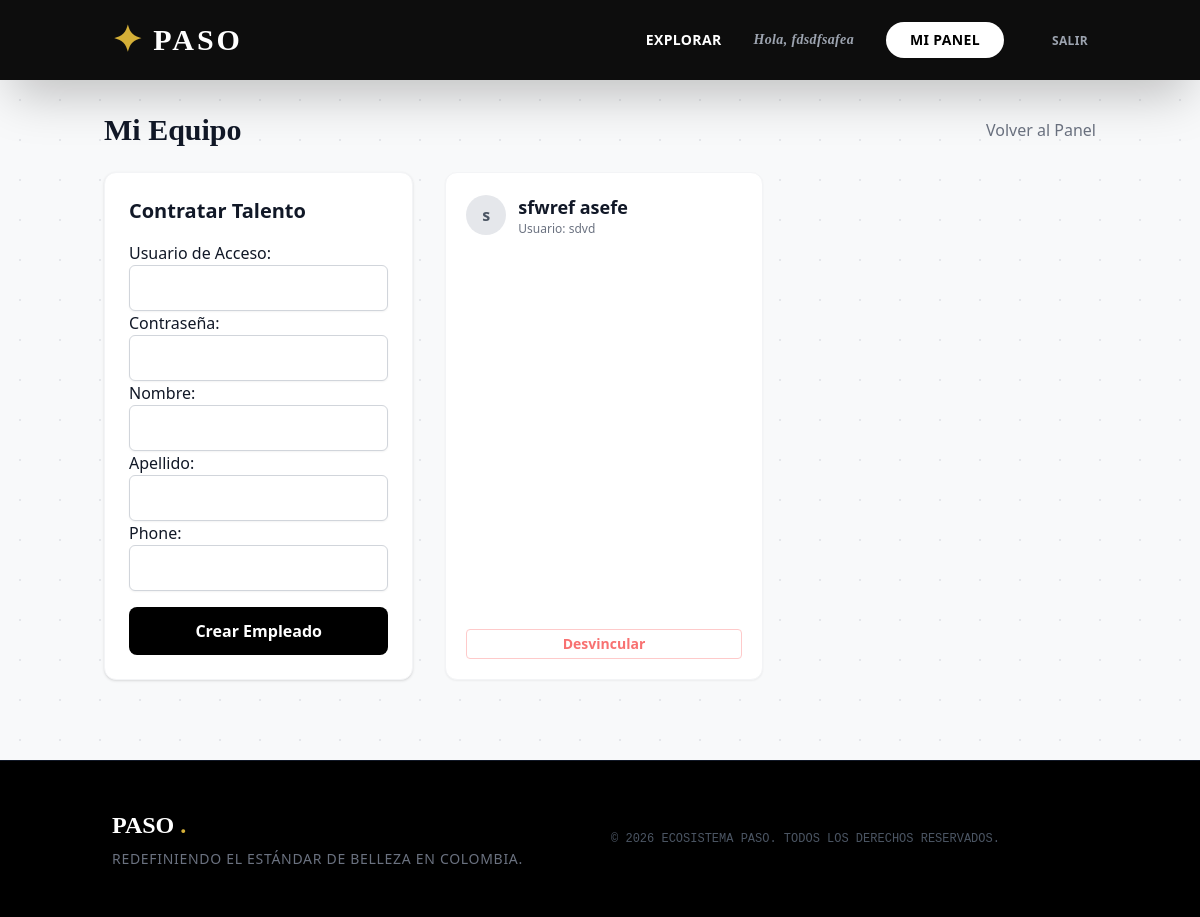
/negocio/equipo/ (signed in), run on the app's committed database.
### apps/core/models.py (models this page shows, shortened)
class User(AbstractUser):
    ROLE_CHOICES = (
        ('ADMIN', 'Superusuario'),
        ('OWNER', 'Dueño de Negocio'),
        ('EMPLOYEE', 'Empleado'),
        ('CLIENT', 'Cliente'),
    )
    role = models.CharField(max_length=10, choices=ROLE_CHOICES, default='CLIENT')
    phone = models.CharField(max_length=20, blank=True, null=True)
    city = models.CharField(max_length=100, blank=True, null=True) # Usaremos dropdown en frontend
    is_verified_payment = models.BooleanField(default=False, help_text="¿Pagó los 50k?")
    registration_timestamp = models.DateTimeField(auto_now_add=True)
    workplace = models.ForeignKey('businesses.Salon', on_delete=models.SET_NULL, null=True, blank=True, related_name='employees')

### apps/businesses/views.py (the view)
# urls.py: path('equipo/', views.employees_list, name='employees_list'),
@login_required
def employees_list(request):
    if request.user.role != 'OWNER': return redirect('home')
    try:
        salon = request.user.owned_salon
        employees = salon.employees.all()
    except:
        return redirect('dashboard')
    if request.method == 'POST':
        form = EmployeeCreationForm(request.POST)
        if form.is_valid():
            User.objects.create_user(
                username=form.cleaned_data['username'],
                password=form.cleaned_data['password'],
                first_name=form.cleaned_data['first_name'],
                last_name=form.cleaned_data['last_name'],
                phone=form.cleaned_data['phone'],
                role='EMPLOYEE',
                workplace=salon,
                is_verified_payment=True
            )
            messages.success(request, "Empleado creado.")
            return redirect('employees_list')
    else:
        form = EmployeeCreationForm()
    return render(request, 'businesses/employees.html', {'employees': employees, 'form': form})

### apps/businesses/forms.py
class EmployeeCreationForm(forms.ModelForm):
    username = forms.CharField(label="Usuario de Acceso", required=True)
    password = forms.CharField(widget=forms.PasswordInput, label="Contraseña", required=True)
    first_name = forms.CharField(label="Nombre", required=True)
    last_name = forms.CharField(label="Apellido", required=True)
    class Meta:
        model = User
        fields = ['username', 'password', 'first_name', 'last_name', 'phone']
    def __init__(self, *args, **kwargs):
        super().__init__(*args, **kwargs)
        for field in self.fields.values():
            field.widget.attrs['class'] = 'appearance-none block w-full px-3 py-3 border border-gray-300 rounded-md shadow-sm focus:ring-black focus:border-black sm:text-sm'

### apps/core/context_processors.py (called while the page is built)
def global_settings(request):
    settings = GlobalSettings.objects.first()
    return {'global_settings': settings}

### templates/businesses/employees.html (shortened to what this page needs)
{% extends 'base.html' %}
{% block content %}
<div class="container mx-auto px-4 py-8">
    <div class="flex justify-between items-center mb-6">
        <h1 class="text-3xl font-serif font-bold">Mi Equipo</h1>
        <a href="{% url 'dashboard' %}" class="text-gray-500 hover:text-black">Volver al Panel</a>
    </div>
    <div class="grid grid-cols-1 md:grid-cols-3 gap-8">
        <div class="md:col-span-1 bg-white p-6 rounded-xl shadow border border-gray-100 h-fit">
            <h2 class="text-xl font-bold mb-4">Contratar Talento</h2>
            <form method="post">
                {{ form.as_p }}
                <button type="submit" class="w-full mt-4 bg-black text-white py-3 rounded-lg font-bold hover:bg-gray-800 transition">
                    Crear Empleado
                </button>
            </form>
        </div>
        <div class="md:col-span-2 grid grid-cols-1 sm:grid-cols-2 gap-4">
            {% for employee in employees %}
            <div class="bg-white p-5 rounded-xl shadow-sm border border-gray-100 flex flex-col justify-between group hover:border-black transition">
                <div class="flex items-center space-x-3 mb-4">
                    <div class="w-10 h-10 bg-gray-200 rounded-full flex items-center justify-center font-bold text-gray-600">
                        {{ employee.first_name|slice:":1" }}
                    </div>
                    <div>
                        <h3 class="text-lg font-bold">{{ employee.first_name }} {{ employee.last_name }}</h3>
                        <p class="text-xs text-gray-500">Usuario: {{ employee.username }}</p>
                    </div>
                </div>
                <div class="mt-auto">
                    <a href="{% url 'employee_delete' employee.pk %}" class="block text-center text-red-400 hover:text-red-600 text-sm font-bold border border-red-200 px-3 py-1 rounded hover:bg-red-50 w-full">
                        Desvincular
                    </a>
                </div>
            </div>
            {% empty %}
            <div class="col-span-2 text-center py-10 bg-gray-50 rounded-xl">
                <p class="text-gray-400">Aún no tienes empleados en tu equipo.</p>
            </div>
            {% endfor %}
        </div>
    </div>
</div>
{% endblock %}

### templates/base.html (shortened to what this page needs)
{% load static %}
<!DOCTYPE html>
<html lang="es">
<head>
    <script src="https://cdn.tailwindcss.com"></script>
</head>
<body class="font-sans flex flex-col min-h-screen text-gray-900 selection:bg-gold selection:text-white">
    <nav class="bg-black/95 text-white py-5 shadow-2xl sticky top-0 z-50 backdrop-blur-md">
        <div class="container mx-auto px-6 flex justify-between items-center">
            <a href="/" class="text-3xl font-serif font-bold text-white tracking-widest hover:text-gold transition duration-300 flex items-center gap-2">
                <span class="text-gold text-4xl">✦</span> PASO
            </a>
            <div class="flex items-center space-x-8 text-sm font-bold tracking-wide">
                <a href="{% url 'marketplace_home' %}" class="hover:text-gold transition duration-300 uppercase">Explorar</a>
                {% if user.is_authenticated %}
                    <span class="text-gray-400 hidden md:inline font-serif italic">Hola, {{ user.first_name }}</span>
                    {% if user.role == 'OWNER' %}
                        <a href="{% url 'dashboard' %}" class="bg-white text-black px-6 py-2 rounded-full hover:bg-gold hover:text-white transition duration-300 shadow-lg">
                            MI PANEL
                        </a>
                    {% elif user.role == 'CLIENT' %}
                        <a href="{% url 'client_dashboard' %}" class="bg-white text-black px-6 py-2 rounded-full hover:bg-gold hover:text-white transition duration-300 shadow-lg">
                            MIS CITAS
                        </a>
                    {% elif user.role == 'EMPLOYEE' %}
                        <a href="{% url 'employee_dashboard' %}" class="bg-white text-black px-6 py-2 rounded-full hover:bg-gold hover:text-white transition duration-300 shadow-lg">
                            MI AGENDA
                        </a>
                    {% endif %}
                    <form action="{% url 'logout' %}" method="post" class="inline">
                        <button type="submit" class="text-gray-400 hover:text-red-400 ml-4 transition text-xs uppercase">Salir</button>
                    </form>
                {% endif %}
            </div>
        </div>
    </nav>
    <main class="flex-grow">
        {% block content %}{% endblock %}
    </main>
    <footer class="bg-black text-white py-12 mt-12 border-t border-gray-900">
        <div class="container mx-auto px-6 flex flex-col md:flex-row justify-between items-center">
            <div class="mb-6 md:mb-0 text-center md:text-left">
                <p class="text-2xl font-serif font-bold text-white mb-2">PASO <span class="text-gold">.</span></p>
                <p class="text-sm text-gray-500 font-light tracking-wider">REDEFINIENDO EL ESTÁNDAR DE BELLEZA EN COLOMBIA.</p>
            </div>
            <div class="text-xs text-gray-600 font-mono">
                &copy; 2026 ECOSISTEMA PASO. TODOS LOS DERECHOS RESERVADOS.
            </div>
        </div>
    </footer>
</body>
</html>

### templates/base.html (style rules this page uses)
.font-serif { font-family: 'Playfair Display', serif; }
.font-sans { font-family: 'Lato', sans-serif; }
body { background-color: #f8f9fa; background-image: radial-gradient(#e5e7eb 1px, transparent 1px); background-size: 40px 40px; }
.text-gold { color: #D4AF37; }

### data on the page
User: first_name "fdsdfsafea"
User: first_name "s", first_name "sfwref", last_name "asefe", username "sdvd"
